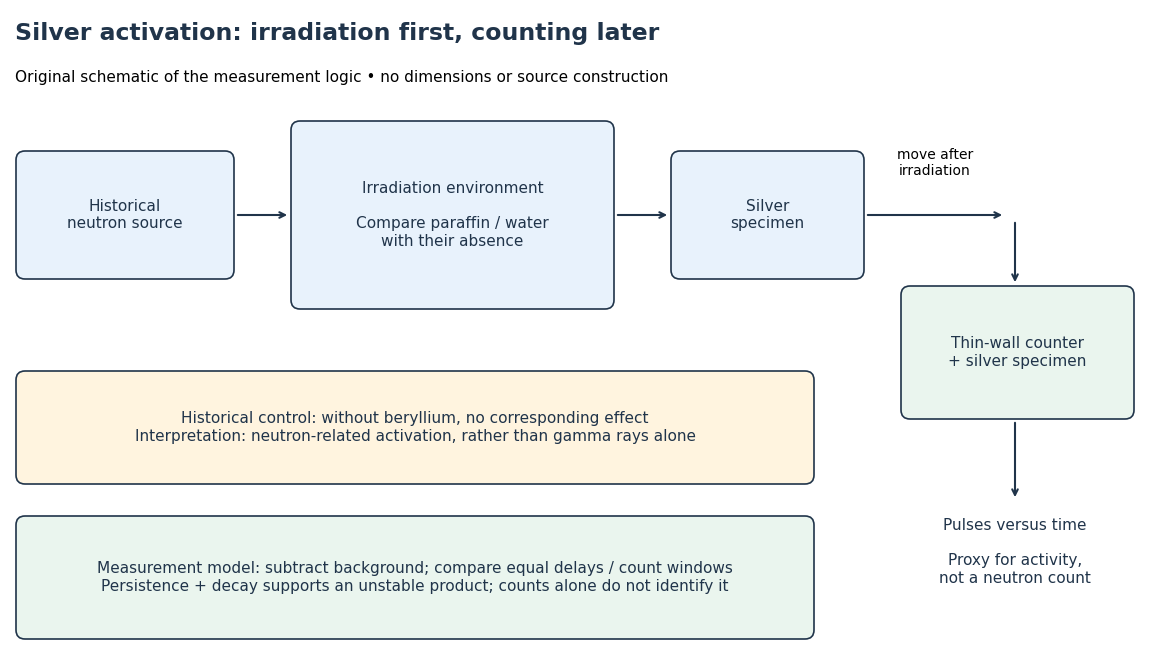

The Python source for this figure:
"""Original measurement/inference diagram; Python 3.14, matplotlib 3.10.7.

Run from _media; writes its basename PNG to the working directory.
Historical basis: Fermi, Nature 133, 757 (1934), and Fermi et al.,
Ricerca Scientifica 5(2), 282–283 (1934). Logical controls are labeled separately.
"""
from pathlib import Path

import matplotlib.pyplot as plt
from matplotlib.patches import FancyBboxPatch


def main():
    fig, ax = plt.subplots(figsize=(11.6, 6.6), dpi=100, facecolor="white")
    ax.set(xlim=(0, 11.6), ylim=(0, 6.6))
    ax.axis("off")
    ink, blue, green = "#20344a", "#e8f2fc", "#eaf5ee"

    def box(x, y, w, h, text, color=blue, size=11):
        ax.add_patch(FancyBboxPatch((x, y), w, h, boxstyle="round,pad=0.09",
                                   facecolor=color, edgecolor=ink, linewidth=1.2))
        ax.text(x+w/2, y+h/2, text, ha="center", va="center", fontsize=size, color=ink)

    def arrow(a, b):
        ax.annotate("", xy=b, xytext=a,
                    arrowprops={"arrowstyle": "->", "color": ink, "lw": 1.5})

    ax.text(0.15, 6.2, "Silver activation: irradiation first, counting later", fontsize=17,
            weight="bold", color=ink)
    ax.text(0.15, 5.78, "Original schematic of the measurement logic • no dimensions or source construction", fontsize=11)
    box(0.25, 3.9, 2.0, 1.1, "Historical\nneutron source")
    box(3.0, 3.6, 3.05, 1.7, "Irradiation environment\n\nCompare paraffin / water\nwith their absence")
    box(6.8, 3.9, 1.75, 1.1, "Silver\nspecimen")
    arrow((2.35, 4.45), (2.9, 4.45))
    arrow((6.15, 4.45), (6.7, 4.45))
    arrow((8.65, 4.45), (10.05, 4.45))
    ax.text(9.35, 4.85, "move after\nirradiation", ha="center", fontsize=10)
    box(9.1, 2.5, 2.15, 1.15, "Thin-wall counter\n+ silver specimen", green)
    arrow((10.15, 4.4), (10.15, 3.75))
    box(0.25, 1.85, 7.8, 0.95,
        "Historical control: without beryllium, no corresponding effect\nInterpretation: neutron-related activation, rather than gamma rays alone",
        "#fff4df", 11)
    box(0.25, 0.3, 7.8, 1.05,
        "Measurement model: subtract background; compare equal delays / count windows\nPersistence + decay supports an unstable product; counts alone do not identify it",
        green, 11)
    arrow((10.15, 2.4), (10.15, 1.6))
    ax.text(10.15, 1.08, "Pulses versus time\n\nProxy for activity,\nnot a neutron count", ha="center", va="center", fontsize=11, color=ink)
    fig.subplots_adjust(0, 0, 1, 1)
    fig.savefig(Path(__file__).stem + ".png", facecolor="white", transparent=False)
    plt.close(fig)


if __name__ == "__main__":
    main()
